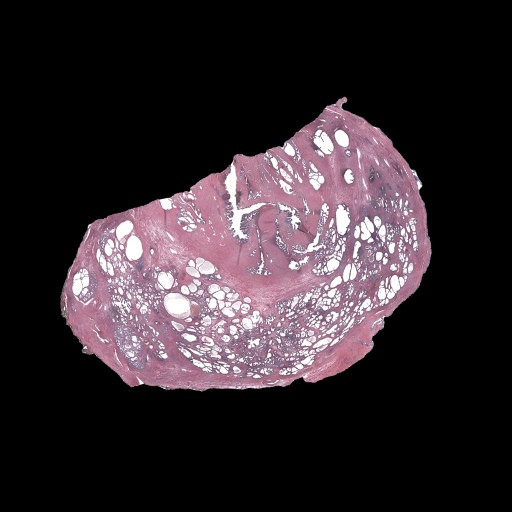
#> input picture data/sample1/slice1/histology.tiff, 512 x 512 px
$ python -i point_placement.py   (imports and definitions only)
#> lines starting #> are read from the running program, lines starting #| are printed output that depends on the picture
#> further down, picture is the input picture: shape (512, 512, 3); mean B, G, R 45.3, 40.3, 49.9
# Modified from https://github.com/rmislam/PythonSIFT/blob/master/pysift.py
# Warning: points are treated as <col, row> pairs
from cv2 import resize, GaussianBlur, subtract, INTER_LINEAR, INTER_NEAREST
from scipy.spatial import distance_matrix
from functools import cmp_to_key
import numpy as np
import logging

# [17 lines left out: function filter_points, not called in this run]

class KeyPoint():
    # [8 lines left out: function __init__, not called in this run]

####################
# Global variables #
####################

logger = logging.getLogger(__name__)
float_tolerance = 1e-7

#################
# Main function #
#################

def compute_points(image, dist_thresh=25, sigma=1.6, num_intervals=3, assumed_blur=0.5, image_border_width=5, edge_thresh=10, contrast_thresh=0.04):
    """Compute input points of image (based on SIFT)
    """
#> called with dist_thresh = 25, sigma = 1.6, num_intervals = 3, assumed_blur = 0.5, image_border_width = 5, edge_thresh = 10, contrast_thresh = 0.04
    image = image.astype('float32')
    # Ensure the image is layered even if grayscale
    if len(image.shape) < 3:
        image = image[:, :, np.newaxis]
    base_image = generateBaseImage(image, sigma, assumed_blur)
    num_octaves = computeNumberOfOctaves(base_image.shape)
    gaussian_kernels = generateGaussianKernels(sigma, num_intervals)
    gaussian_images = generateGaussianImages(base_image, num_octaves, gaussian_kernels)
    dog_images = generateDoGImages(gaussian_images)
    keypoints = findScaleSpaceExtrema(gaussian_images, dog_images, num_intervals, sigma, image_border_width, contrast_thresh, edge_thresh)
    keypoints = removeDuplicateKeypoints(keypoints)
    keypoints = convertKeypointsToInputImageSize(keypoints)
    keypoints = enforcePointDensity(keypoints, dist_thresh=dist_thresh)
    return [[x.pt[1], x.pt[0]] for x in keypoints]

# [31 lines left out: function enforcePointDensity, not called in this run]


#########################
# Image pyramid related #
#########################

def generateBaseImage(image, sigma, assumed_blur):
    """Generate base image from input image by upsampling by 2 in both directions and blurring
    """
#> called with sigma = 1.6, assumed_blur = 0.5
    logger.debug('Generating base image...')
    image = resize(image, (0, 0), fx=2, fy=2, interpolation=INTER_LINEAR)
#> image: shape (1024, 1024, 3) float32
    sigma_diff = np.sqrt(max((sigma ** 2) - ((2 * assumed_blur) ** 2), 0.01))
    return GaussianBlur(image, (0, 0), sigmaX=sigma_diff, sigmaY=sigma_diff)  # the image blur is now sigma instead of assumed_blur

def computeNumberOfOctaves(image_shape):
    """Compute number of octaves in image pyramid as function of base image shape (OpenCV default)
    """
    return int(round(np.log(min(image_shape)) / np.log(2) - 1))

def generateGaussianKernels(sigma, num_intervals):
    """Generate list of gaussian kernels at which to blur the input image. Default values of sigma, intervals, and octaves follow section 3 of Lowe's paper.
    """
#> called with sigma = 1.6, num_intervals = 3
    logger.debug('Generating scales...')
    num_images_per_octave = num_intervals + 3
    k = 2 ** (1. / num_intervals)
    gaussian_kernels = np.zeros(num_images_per_octave)  # scale of gaussian blur necessary to go from one blur scale to the next within an octave
    gaussian_kernels[0] = sigma

    for image_index in range(1, num_images_per_octave):
        sigma_previous = (k ** (image_index - 1)) * sigma
        sigma_total = k * sigma_previous
        gaussian_kernels[image_index] = np.sqrt(sigma_total ** 2 - sigma_previous ** 2)
    return gaussian_kernels

def generateGaussianImages(image, num_octaves, gaussian_kernels):
    """Generate scale-space pyramid of Gaussian images
    """
#> called with num_octaves = 1, gaussian_kernels = array of shape (6,)
    logger.debug('Generating Gaussian images...')
    gaussian_images = []

    for octave_index in range(num_octaves):
        gaussian_images_in_octave = []
        gaussian_images_in_octave.append(image)  # first image in octave already has the correct blur
        for gaussian_kernel in gaussian_kernels[1:]:
            image = GaussianBlur(image, (0, 0), sigmaX=gaussian_kernel, sigmaY=gaussian_kernel)
            gaussian_images_in_octave.append(image)
        gaussian_images.append(gaussian_images_in_octave)
        octave_base = gaussian_images_in_octave[-3]
        image = resize(octave_base, (int(octave_base.shape[1] / 2), int(octave_base.shape[0] / 2)), interpolation=INTER_NEAREST)
#> this loop made 1 pass
#> pass 1, in generateGaussianImages, `octave_base = gaussian_images_in_octave[-3]`:
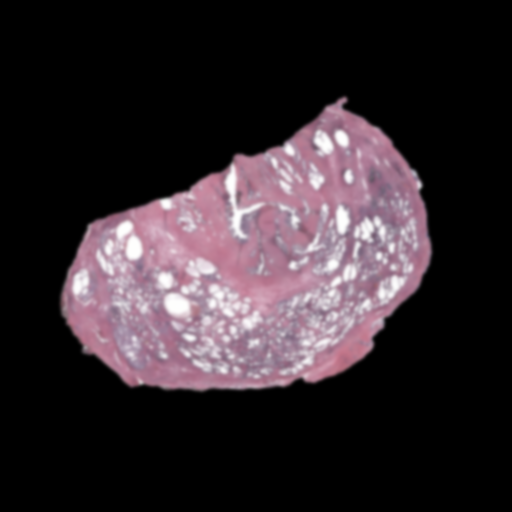
#> octave_base: shape (1024, 1024, 3) float32 (shown at 1/2 size); mean of channels 0, 1, 2 45.3, 40.3, 49.9; drawn as B, G, R
#> pass 1, in generateGaussianImages, `image = resize(octave_base, (int(octave_base.shape[1] / 2), int(octave..`:
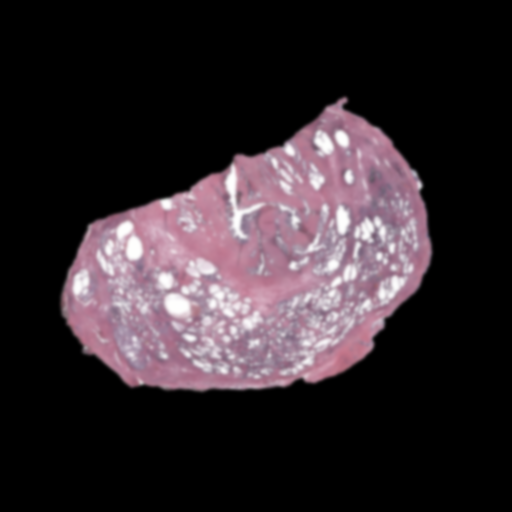
#> image: shape (512, 512, 3) float32; mean of channels 0, 1, 2 45.3, 40.3, 49.9; drawn as B, G, R
#> after the loop, gaussian_images = 1 item
    return np.array(gaussian_images, dtype=object)

def generateDoGImages(gaussian_images):
    """Generate Difference-of-Gaussians image pyramid
    """
    logger.debug('Generating Difference-of-Gaussian images...')
    dog_images = []

    for gaussian_images_in_octave in gaussian_images:
        dog_images_in_octave = []
        for first_image, second_image in zip(gaussian_images_in_octave, gaussian_images_in_octave[1:]):
            dog_images_in_octave.append(subtract(second_image, first_image))  # ordinary subtraction will not work because the images are unsigned integers
        dog_images.append(dog_images_in_octave)
#> after the loop, dog_images = []
    return np.array(dog_images, dtype=object)

###############################
# Scale-space extrema related #
###############################

# [231 lines left out: functions findScaleSpaceExtrema, isPixelAnExtremum, estimateHessianEigenValueRatio, localizeExtremumViaQuadraticFit, computeGradientAtCenterPixel, computeHessianAtCenterPixel and 4 more, not called in this run]

>>> import cv2
>>> picture = cv2.imread('../../data/sample1/slice1/histology.tiff')
#> (the run stopped early here; a loop or call above may not have finished)
